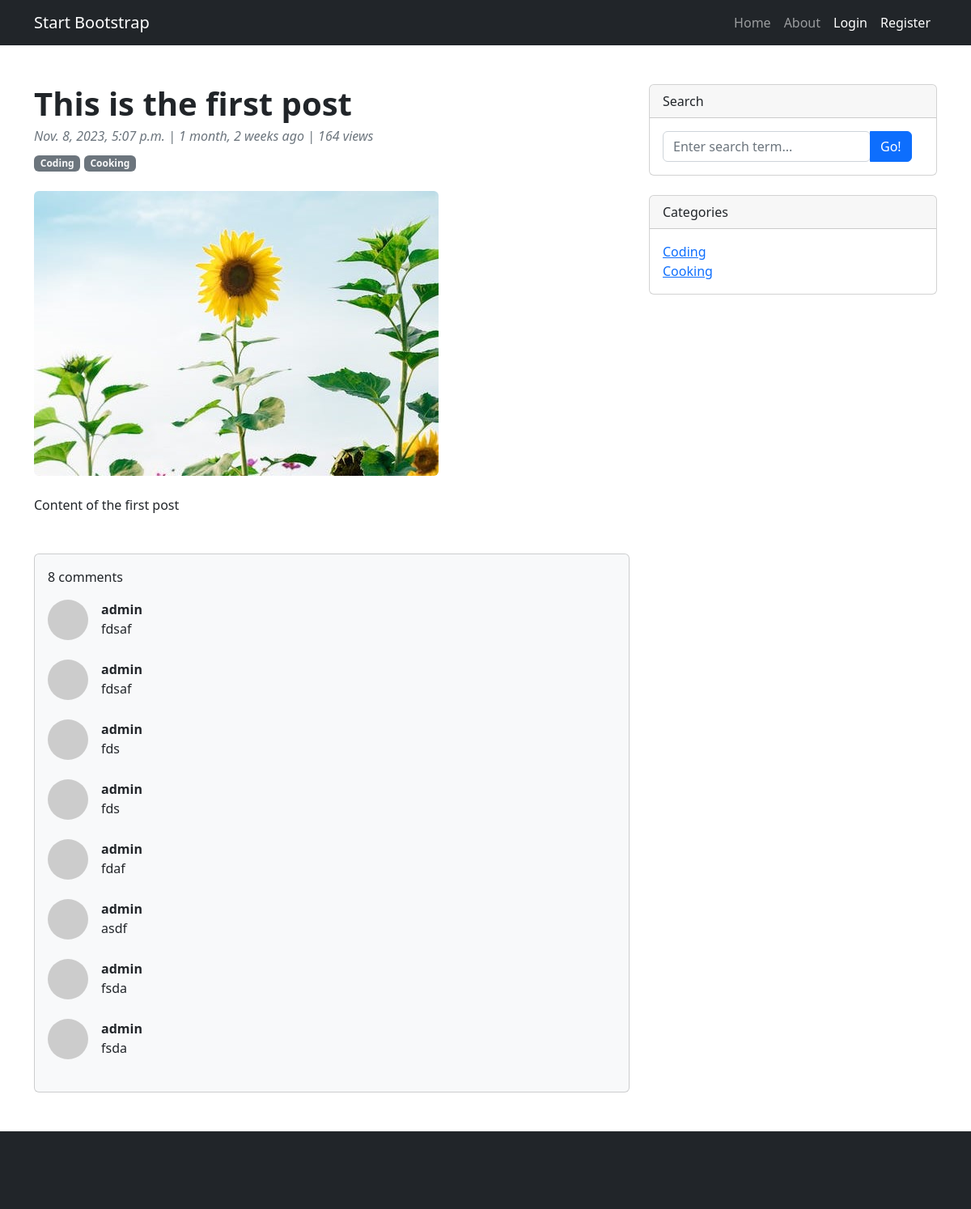
/post/1/, run on an earlier commit of the app's database.
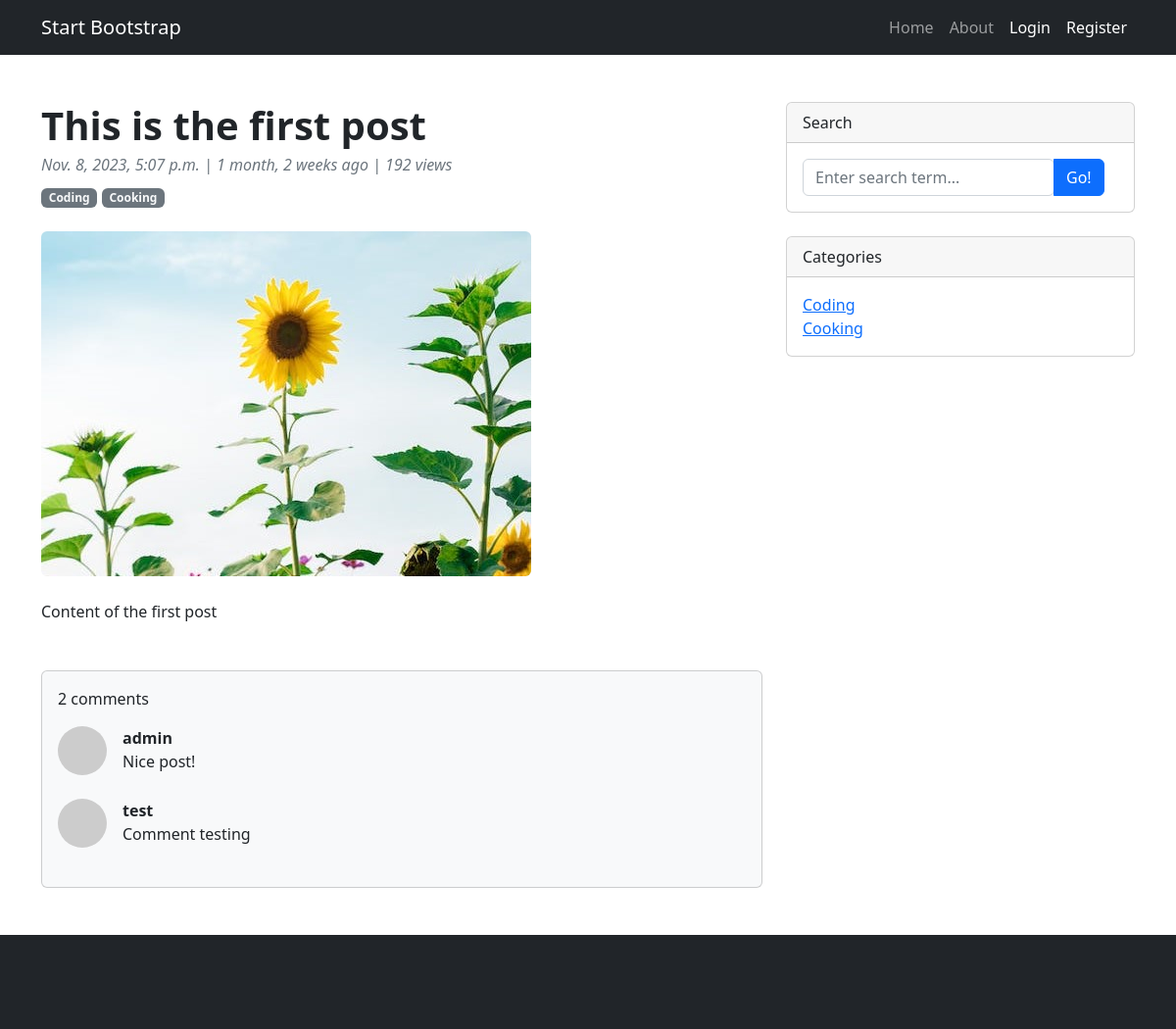
And on a later commit of the database.
### core/models.py (models this page shows, shortened)
class Post(models.Model):
    author = models.ForeignKey(User, on_delete=models.CASCADE)
    title = models.CharField(max_length=30)
    overview = models.CharField(max_length=60, null=True, blank=True)
    content = RichTextField(blank=True, null=True)
    category = models.ManyToManyField(Category, blank=True)
    thumbnail = models.ImageField(upload_to='media/thumbnails', null=True, blank=True)
    timestamp = models.DateTimeField(auto_now_add=True)
    view_count = models.IntegerField(default=0)
    @property
    def comment_count(self):
        return self.comments.count()

class Category(models.Model):
    category_name = models.CharField(max_length=30)
    def __str__(self):
        return self.category_name

class Comment(models.Model):
    post = models.ForeignKey(Post, on_delete=models.CASCADE, related_name='comments')
    author = models.ForeignKey(User, on_delete=models.CASCADE)
    content = models.TextField(max_length=800)
    timestamp = models.DateTimeField(auto_now_add=True)

### core/views.py (the view, shortened to what this page needs)
# urls.py: path('post/<int:pk>/', views.post_detail, name='post-detail'),
def post_detail(request, pk):
    post = get_object_or_404(Post, pk=pk)
    Post.objects.filter(pk=pk).update(view_count=F('view_count') + 1)
    form = CommentForm()
    context = {
        'post': post,
        'form': form
    }
    return render(request, 'core/post.html', context)

### core/forms.py
class CommentForm(forms.ModelForm):
    class Meta:
        model = Comment
        fields = ['content']
        widgets = {
            'content': forms.Textarea(attrs={'placeholder': 'Join the discussion and leave a comment...'})
        }

### core/context_processors.py (called while the page is built)
def category_sidebar(request):
    return {'category_list': Category.objects.all()}

### core/templates/core/post.html (shortened to what this page needs)
{% extends 'core/base.html' %}
{% load static %}
{% load crispy_forms_tags %}
{% block content %}
    <div class="container mt-5">
        <div class="row">
            <div class="col-lg-8">
                <article>
                    <header class="mb-4">
                        <h1 class="fw-bolder mb-1">{{ post.title }}</h1>
                        <div class="text-muted fst-italic mb-2">{{ post.timestamp }} | {{ post.timestamp|timesince }}
                            ago | {{ post.view_count }} views
                        </div>
                        {% for category in post.category.all %}
                            <a class="badge bg-secondary text-decoration-none link-light" href="#!">{{ category }}</a>
                        {% endfor %}
                    </header>
                    {% if post.thumbnail %}
                        <figure class="mb-4"><img class="img-fluid rounded"
                                                  src="{{ post.thumbnail.url }}" alt="">
                    {% else %}
                        <figure class="mb-4"><img class="img-fluid rounded"
                                                  src="{% static 'assets/img/default.jpg' %}" alt="">
                    {% endif %}
                    </figure>
                    <section class="mb-5">
                        {{ post.content|safe }}
                    </section>
                </article>
                <section class="mb-5">
                    <div class="card bg-light">
                        <div class="card-body">
                            <p>{{ post.comment_count }} comments</p>
                            {% for comment in post.comments.all %}
                                <div class="d-flex mb-4">
                                    <div class="flex-shrink-0"><img class="rounded-circle"
                                                                    src="https://dummyimage.com/50x50/ced4da/6c757d.jpg"
                                                                    alt="..."/></div>
                                    <div class="ms-3">
                                        <div class="fw-bold">{{ comment.author }}
                                        </div>
                                        {{ comment.content }}
                                    </div>
                                </div>
                            {% endfor %}
                        </div>
                    </div>
                </section>
            </div>
{% endblock %}

### core/templates/core/base.html (shortened to what this page needs)
{% load static %}
<!DOCTYPE html>
<html lang="en">
<head>
    <link href="{% static 'css/styles.css' %}" rel="stylesheet"/>
</head>
<body>
<nav class="navbar navbar-expand-lg navbar-dark bg-dark">
    <div class="container">
        <a class="navbar-brand" href="{% url 'home' %}">Start Bootstrap</a>
        <div class="collapse navbar-collapse" id="navbarSupportedContent">
            <ul class="navbar-nav ms-auto mb-2 mb-lg-0">
                <li class="nav-item"><a class="nav-link" href="#">Home</a></li>
                <li class="nav-item"><a class="nav-link" href="#!">About</a></li>
                {% if user.is_authenticated %}
                    <li class="nav-item"><a class="nav-link active" aria-current="page"
                                            href="{% url 'logout' %}">Logout</a></li>
                    <li class="nav-item"><a class="nav-link" href="{% url 'add-post' %}">Create Post</a></li>
                {% else %}
                    <li class="nav-item"><a class="nav-link active" aria-current="page"
                                            href="{% url 'login' %}">Login</a></li>
                    <li class="nav-item"><a class="nav-link active" aria-current="page" href="{% url 'register' %}">Register</a>
                    </li>
                {% endif %}
            </ul>
        </div>
    </div>
</nav>
{% block content %}
{% endblock %}
<div class="col-lg-4">
    <div class="card mb-4">
        <div class="card-header">Search</div>
        <div class="card-body">
            <div class="input-group">
                <form action="{% url 'search' %}" method="GET">
                    <input name="q" class="form-control" type="text" placeholder="Enter search term..."
                           aria-label="Enter search term..." aria-describedby="button-search"/>
                </form>
                <button class="btn btn-primary" id="button-search" type="button">Go!</button>
            </div>
        </div>
    </div>
    <div class="card mb-4">
        <div class="card-header">Categories</div>
        <div class="card-body">
            <div class="row">
                <div class="col-sm-6">
                    {% for category in category_list %}
                        <ul class="list-unstyled mb-0">
                            <li><a href="{% url 'category-browse' category.id %}">{{ category.category_name }}</a></li>
                        </ul>
                    {% endfor %}
                </div>
            </div>
        </div>
    </div>
</div>
</div>
</div>
<footer class="py-5 bg-dark">
</footer>
</body>
</html>

What changed in the data, as far as the page shows it:
removed Comment: author "admin", content "fdsaf"
removed Comment: author "admin", content "fdsaf"
removed Comment: author "admin", content "fds"
removed Comment: author "admin", content "fds"
removed Comment: author "admin", content "fdaf"
removed Comment: author "admin", content "asdf"
removed Comment: author "admin", content "fsda"
removed Comment: author "admin", content "fsda"
changed Post "This is the first post": view_count "164" → "192"; comment_count "8" → "2"
added Comment: author "admin", content "Nice post!"
added Comment: author "test", content "Comment testing"
